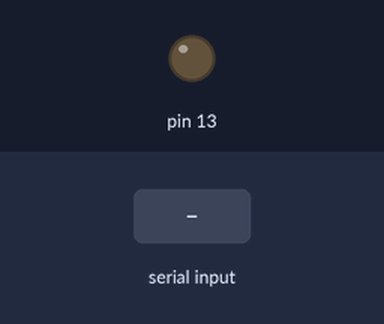
The sketch below on a simulated Arduino Uno, built with avr-gcc and run on an emulated ATmega328P. On the bench: output pins drawn as LEDs (lit = HIGH). The inputs (shaded band) are chosen by the test bench.

Above: at 1.2 s.
1.3 s: "1" received over the second serial link
At 2.3 s:
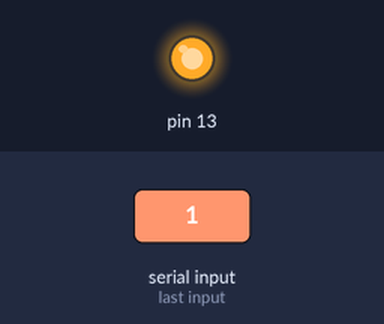
2.8 s: "0" received over the second serial link
At 3.5 s:
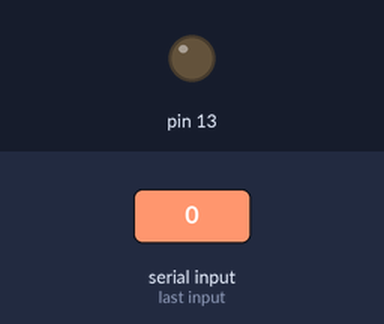
Timing chart, 0 to 5.8 s (numbered marks = the images above; inputs shaded):
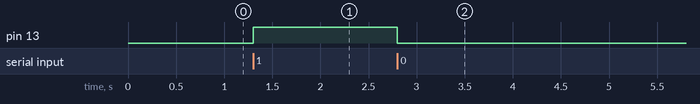

The sketch:

ledBT.ino
```cpp
#include <SoftwareSerial.h>

SoftwareSerial btSerial(10, 11);
char dataFromBT = '0';

void setup() {
  Serial.begin(9600);

  // The data rate for the SoftwareSerial port needs to
  // match the data rate for your bluetooth board.
  btSerial.begin(9600);
  pinMode(13, OUTPUT);
}

void loop() {
  if (btSerial.available())
    dataFromBT = btSerial.read();

  if (dataFromBT == '0') {
    // Turn off LED
    digitalWrite(13, LOW);
  } else if (dataFromBT == '1') {
    // Turn on LEFD
    digitalWrite(13, HIGH);
  }
}
```

Measured:
- after the input at 1.3 s, pin 13: LOW → HIGH at once
- after the input at 2.8 s, pin 13: HIGH → LOW at once
